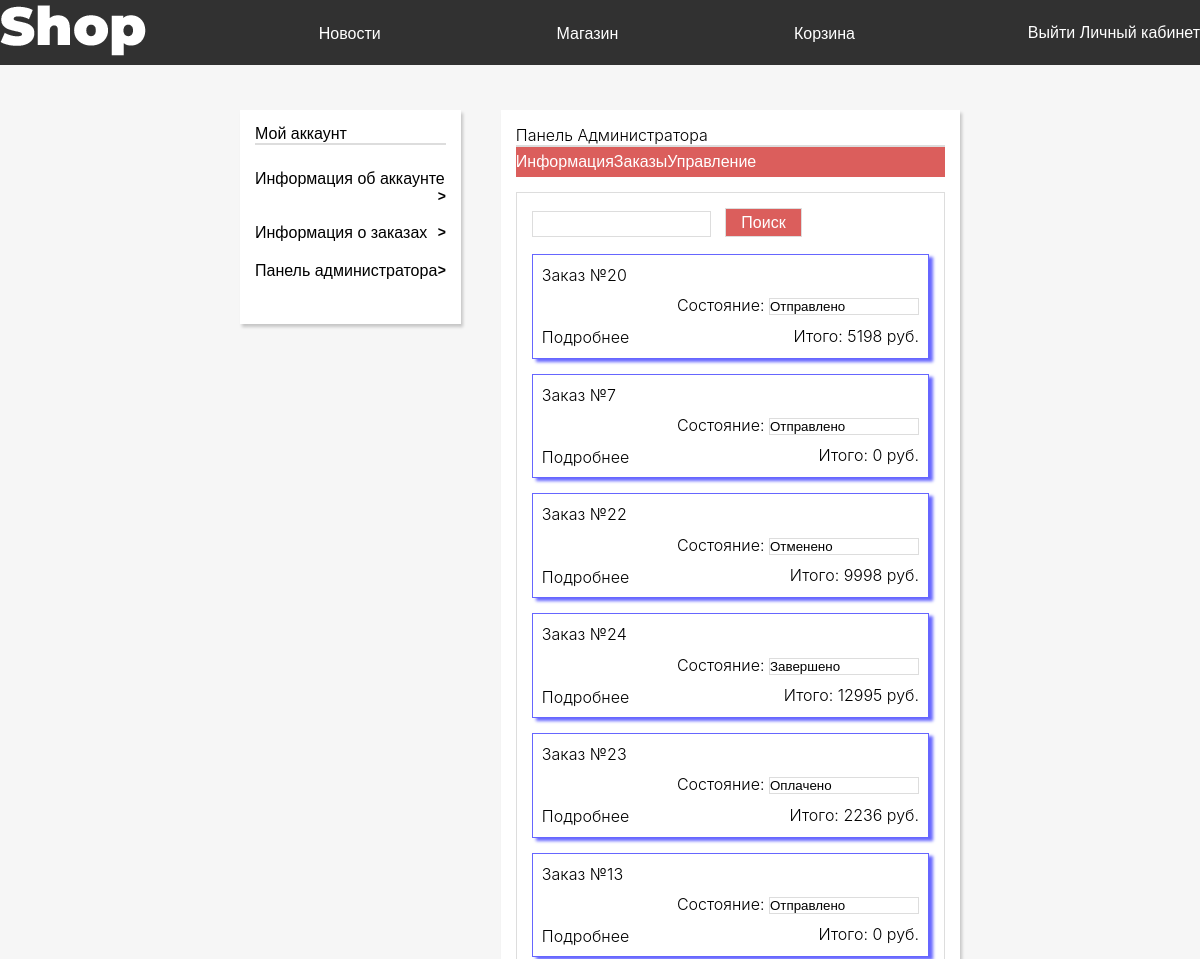
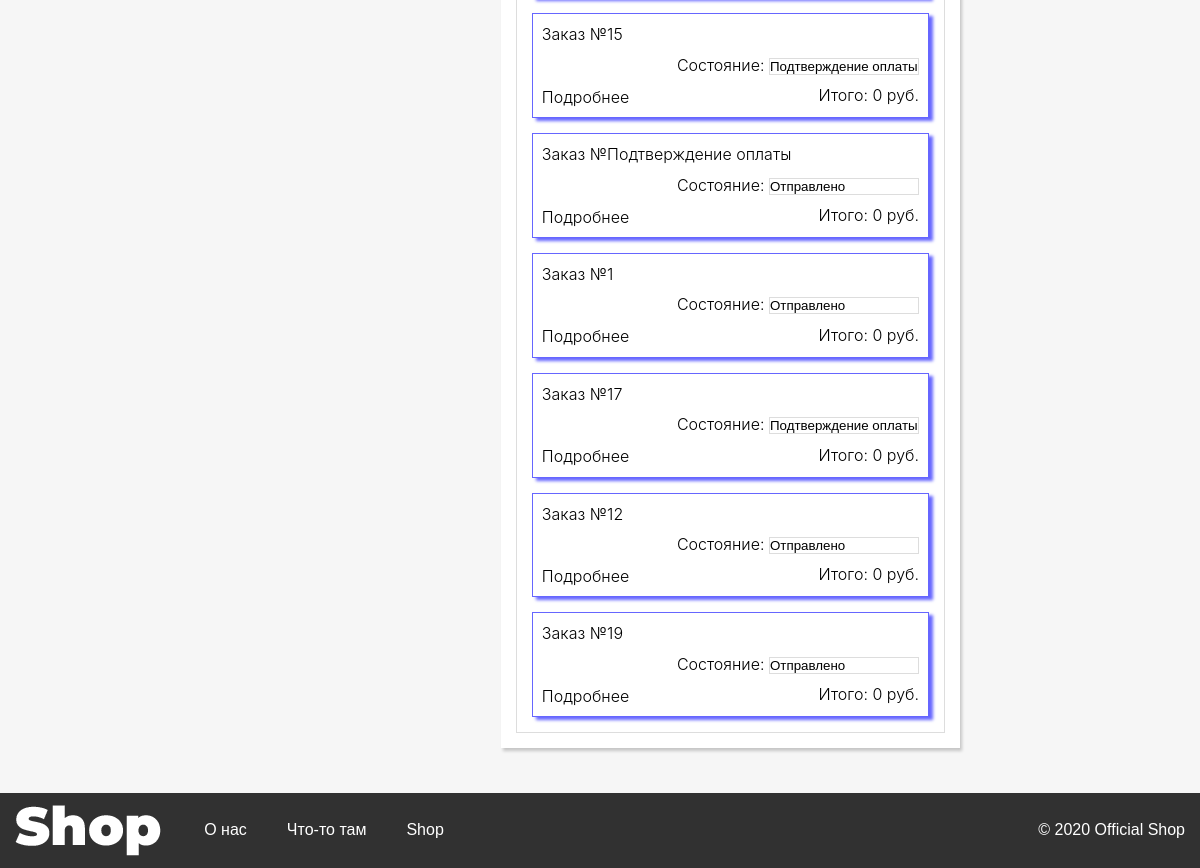
The page /cabinet/admin/orders/ (signed in) on the database as committed earlier (2 pictures, top to bottom).
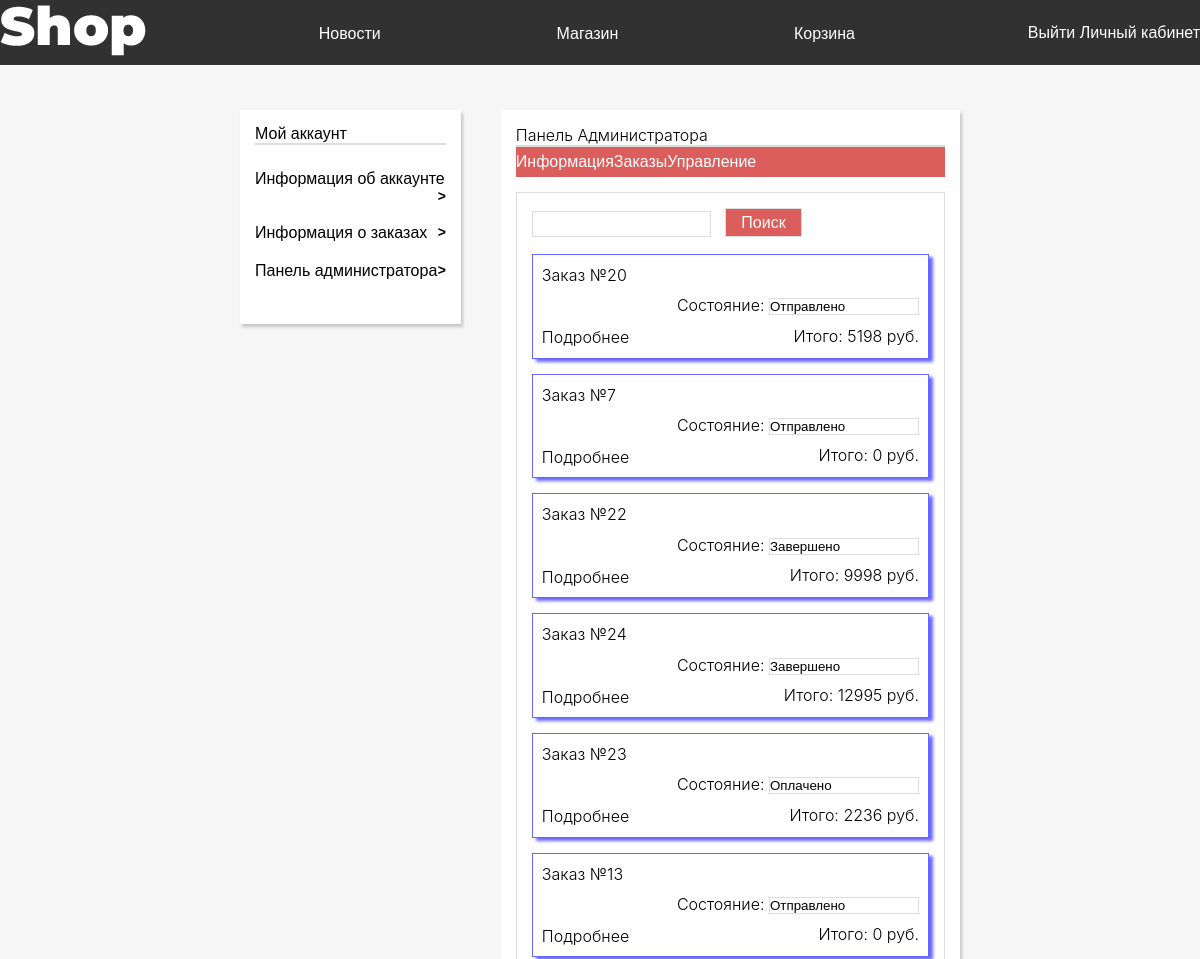
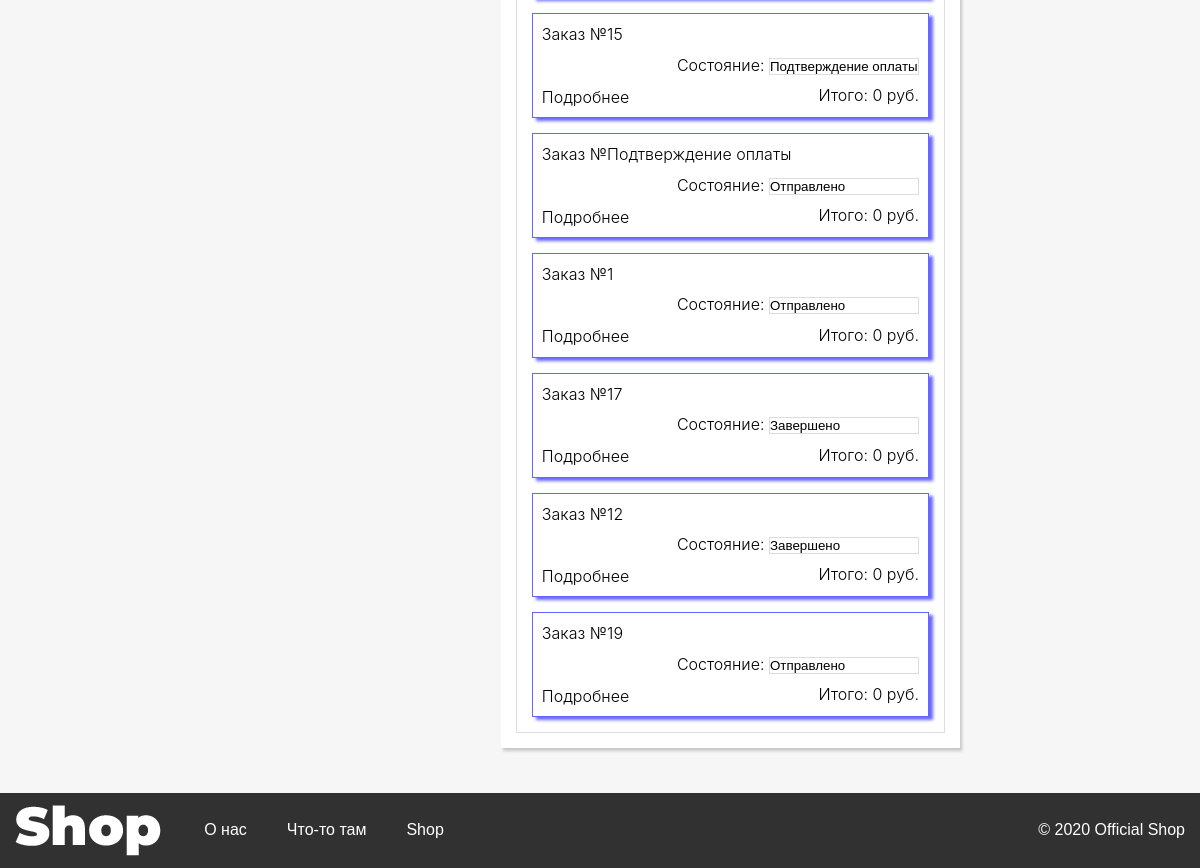
The same page on the database as committed later (2 pictures, top to bottom).
### Cabinet/models.py (models this page shows, shortened)
class Orders(models.Model):
    userName =  models.TextField()
    goodId  =   models.IntegerField()
    count = models.IntegerField()
    result = models.IntegerField(default = 0)
    numberOfOrder = models.TextField()
    status = models.TextField(default = "Отправлено")

### Cabinet/views.py (the view)
# urls.py: path('admin/orders/', views.cabinet_admin_orders, name="cabinet_admin_orders"),
def cabinet_admin_orders(request):
    if request.POST:
        try:
            id = request.POST["hiddenId"]
            stat = request.POST["stat"]
            orders = Orders.objects.filter(numberOfOrder = id)
            print(2)
            for i in orders:
                i.status = stat
                i.save()
            orders = Orders.objects.all().order_by('-id')
        except Exception as e:
            print(1)
            search = request.POST["search"]
            print(search)
            orders = Orders.objects.filter(numberOfOrder = search).order_by('-id')
            if search == "":
                orders = Orders.objects.all().order_by('-id')
    else:
        orders = Orders.objects.all().order_by('-id')
    alreadyOrders = []
    allNumOfOrders = set()
    for i in orders:
        allNumOfOrders.add(i.numberOfOrder)
    for i in allNumOfOrders:
        order = {}
        goods = []
        orders = Orders.objects.filter(numberOfOrder = i).order_by('-id')
        for j in orders:
            order['result'] = j.result
            order['userName'] = j.userName
            AboutGood = About_goods.objects.get(id = j.goodId)
            goods.append({"good" : AboutGood,
                          'count' : j.count,
                          "price": j.count*AboutGood.price})
        order['status'] = j.status
        order['numberOfOrder'] = i
        order['goods'] = goods
        alreadyOrders.append(order)
    dict = {"aunt":True, "orders" : alreadyOrders}
    return checkAunt(request, "adminblock_orders", dict, 1)

### Cabinet/views.py (called while the page is built)
def checkAunt(request, what, dict, admin = 0):
    if request.user.is_authenticated:
        ID = request.session['id']
        usr = User.objects.get(id = ID)
        dict['admin'] = usr.is_staff
        if(admin):
            if(dict['admin']):
                return render(request, "CabinetTemp/"+ what +".html", dict)
            else:
                return HttpResponseRedirect("/cabinet")
        return render(request, "CabinetTemp/"+ what +".html", dict)
    return HttpResponseRedirect("/main")

### Registration/templates/CabinetTemp/adminblock_orders.html (shortened to what this page needs)
{%extends "CabinetTemp/adminblock.html"%}
{%block adminblock%}
{% load static %}
<div class='a-o-block adminBlock'>
    <div class="a-block">
        <form action="" method="post">
            <input name="search" type="search">
            <button type="submit">Поиск</button>
            {% csrf_token %}</form>
        {%for i in orders%}
        <form id='form{{i.numberOfOrder}}' action='' method = 'post'>
            <div>
                <div class="order">
                    <div class="orderBox">
                        <p>Заказ №{{i.numberOfOrder}} </p>
                        <div class='status'>
                            <p>Состояние:
                                <select name="stat" onchange='document.getElementById("form{{i.numberOfOrder}}").submit()'>
                                    <option  selected>{{i.status}}</option>
                                </select></p>
                            <p>Итого: {{ i.result }} руб.</p>
                        </div>
                        <div style = "font-size:14px;" class='details' onclick='detailBox({{i.numberOfOrder}})'>
                            <p>Подробнее</p>
                        </div>
                    </div>
                </div>
            </div>
        </form>
        {%endfor%}
    </div>
</div>
{%endblock%}

Rows that differ between the two databases and show on the page:
changed Orders (number 4 of 15 on the later page): stat "Отменено" → "Завершено"
changed Orders (number 13 of 15 on the later page): stat "Подтверждение оплаты" → "Завершено"
changed Orders (number 14 of 15 on the later page): stat "Отправлено" → "Завершено"
